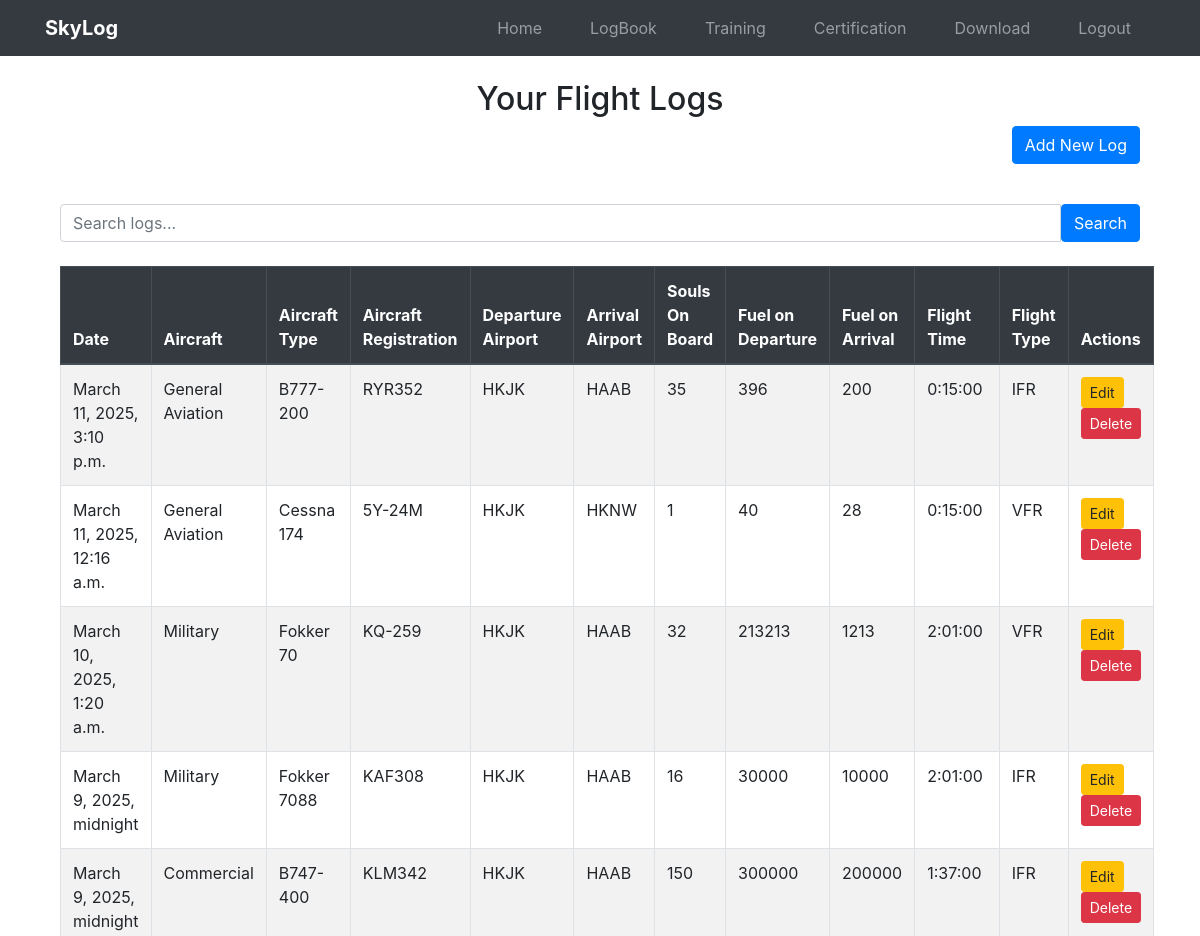
The page /logbook/logs_list/ (signed in, upper part) on the database as committed earlier.
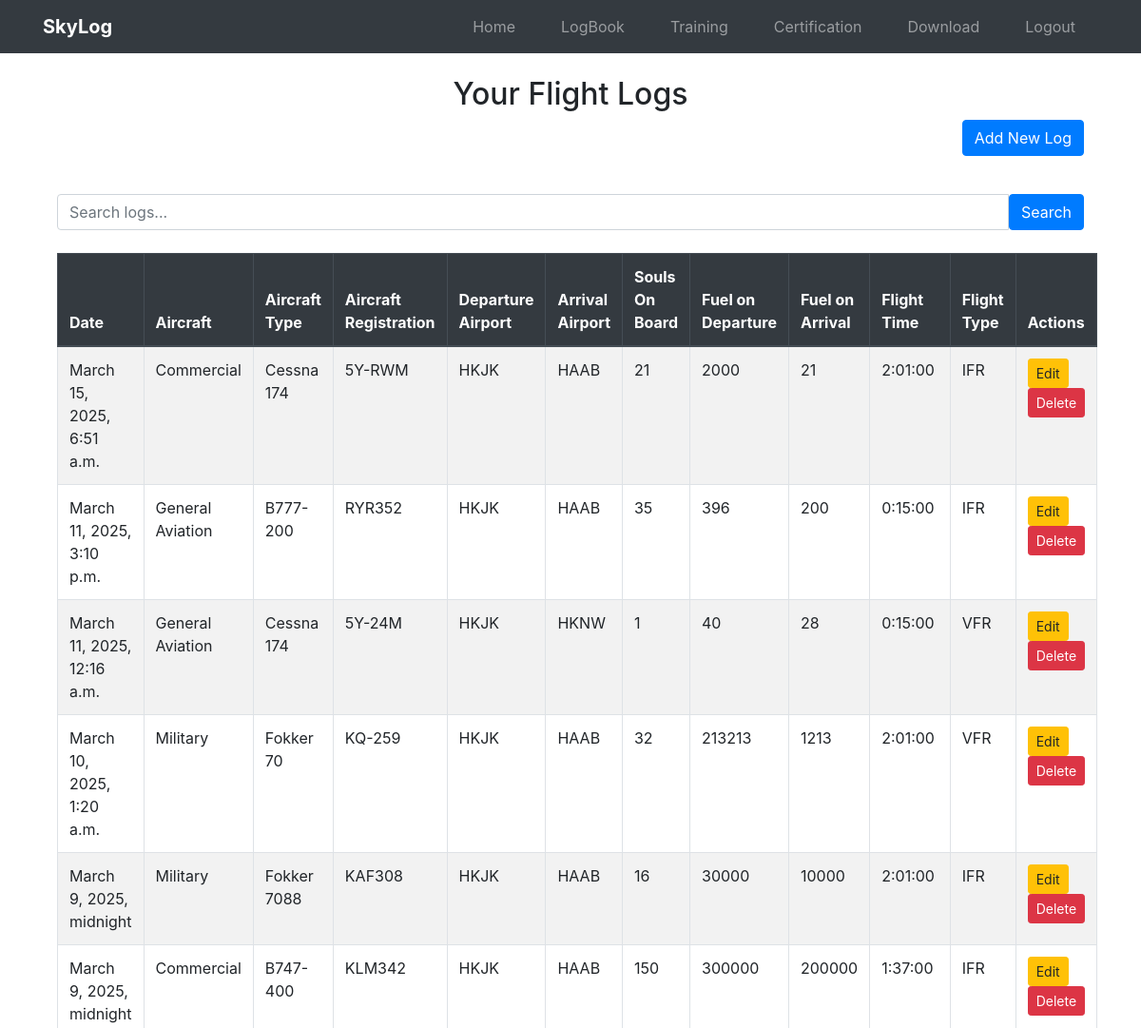
The same page on the database as committed later.
### logs/models.py (models this page shows, shortened)
class Log(models.Model):
    user = models.ForeignKey(User, on_delete=models.CASCADE)
    date = models.DateTimeField(default=now)
    AIRCRAFT=[("General Aviation","General Aviation"),("Commercial","Commercial"),("Military","Military")]
    aircraft = models.CharField(max_length=100,choices=AIRCRAFT)
    aircraft_type = models.CharField(max_length=100)
    aircraft_registration = models.CharField(max_length=100,validators=[is_aircraft_reg_num_valid])
    departure_airport = models.CharField(max_length=4, validators=[icao_validator])
    arrival_airport = models.CharField(max_length=4, validators=[icao_validator])
    flight_time = models.DurationField()  # timedelta for hours & minutes
    souls_on_board = models.PositiveIntegerField(default=0)
    fuel_on_departure = models.PositiveIntegerField(default=0)
    fuel_on_arrival = models.PositiveIntegerField(default=0)
    remarks = models.TextField(blank=True, null=True)
    PURPOSE=[("Training","Training"),
             ("Recreational","Recreational"),
             ("Cargo_flight","Cargo_flight"),
             ("Passenger_flight","Passenger_flight")
             ]
    purpose = models.CharField(max_length=20,choices=PURPOSE)
    FLIGHT_TYPES = [("VFR", "Visual Flight Rules"), ("IFR", "Instrument Flight Rules")]
    flight_type = models.CharField(max_length=3, choices=FLIGHT_TYPES)
    flight_number = models.CharField(max_length=20, unique=True, default=uuid.uuid4)
    safety_concerns = models.BooleanField(default=False)

### logs/views.py (the view, shortened to what this page needs)
# urls.py: path('logs_list/', views.log_list, name='logs_list'),
@login_required
def log_list(request):
    logs = Log.objects.filter(user=request.user).order_by('-date')
    query = request.GET.get('query')
    return render(request, 'logs/log_list.html', {'logs': logs})

### logs/templates/logs/log_list.html (shortened to what this page needs)
{% extends "others/base.html" %}
{% block content %}
<div class="container mt-4">
    <h2 class="text-center">Your Flight Logs</h2>
    <div class="text-right mb-3 ">
        <a href="{% url 'logs:create_log' %}" class="btn btn-primary">Add New Log</a>
    </div>
    <br>
    <form method="GET" action="{% url 'logs:logs_list' %}" class="mb-4">
        <div class="input-group">
            <input type="text" name="query" class="form-control" placeholder="Search logs..." value="{{ request.GET.query }}">
            <button type="submit" class="btn btn-primary">Search</button>
        </div>
    </form>
    {% if logs %}
    <table class="table table-bordered table-striped">
        <thead class="thead-dark">
            <tr>
                <th>Date</th>
                <th>Aircraft</th>
                <th>Aircraft Type</th>
                <th>Aircraft Registration</th>
                <th>Departure Airport</th>
                <th>Arrival Airport</th>
                <th>Souls On Board</th>
                <th>Fuel on Departure</th>
                <th>Fuel on Arrival</th>
                <th>Flight Time</th>
                <th>Flight Type</th>
                <th>Actions</th>
            </tr>
        </thead>
        <tbody>
            {% for log in logs %}
            <tr>
                <td>{{ log.date }}</td>
                <td>{{ log.aircraft }}</td>
                <td>{{ log.aircraft_type }}</td>
                <td>{{ log.aircraft_registration }}</td>
                <td>{{ log.departure_airport }}</td>
                <td>{{ log.arrival_airport }}</td>
                <td>{{ log.souls_on_board }}</td>
                <td>{{ log.fuel_on_departure }}</td>
                <td>{{ log.fuel_on_arrival }}</td>
                <td>{{ log.flight_time }}</td>
                <td>{{ log.flight_type }}</td>
                 <td>
                    <a href="{% url 'logs:edit_log' log.id %}" class="btn btn-warning btn-sm " >Edit  </a>
                    <a href="{% url 'logs:delete_log' log.id %}" class="btn btn-danger btn-sm ">Delete</a>
                </td>
            </tr>
            {% endfor %}
        </tbody>
    </table>
    {% else %}
    <p class="text-center">No flight logs available.</p>
    {% endif %}
</div>
{% endblock %}

Rows that differ between the two databases and show on the page:
added Log: date "March 15, 2025, 6:51 a.m.", aircraft "Commercial", aircraft_type "Cessna 174", aircraft_registration "5Y-RWM", departure_airport "HKJK", arrival_airport "HAAB", souls_on_board "21", fuel_on_departure "2000", fuel_on_arrival "21", flight_time "2:01:00", flight_type "IFR"
